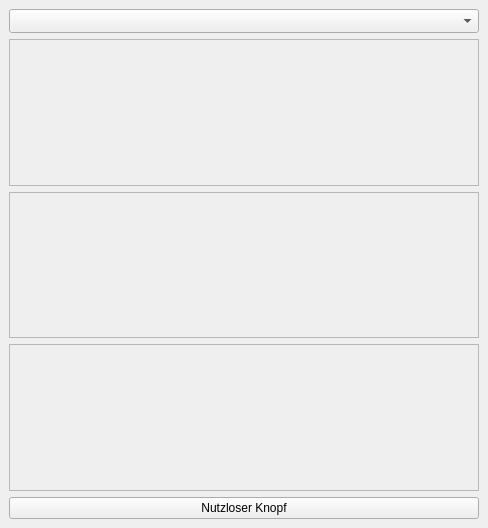
<?xml version="1.0" encoding="UTF-8"?>
<ui version="4.0">
 <class>frame</class>
 <widget class="QFrame" name="frame">
  <property name="geometry">
   <rect>
    <x>0</x>
    <y>0</y>
    <width>488</width>
    <height>528</height>
   </rect>
  </property>
  <property name="windowTitle">
   <string>Frame</string>
  </property>
  <property name="frameShape">
   <enum>QFrame::NoFrame</enum>
  </property>
  <layout class="QGridLayout" name="gridLayout">
   <property name="leftMargin">
    <number>0</number>
   </property>
   <property name="topMargin">
    <number>0</number>
   </property>
   <property name="rightMargin">
    <number>0</number>
   </property>
   <property name="bottomMargin">
    <number>0</number>
   </property>
   <property name="spacing">
    <number>0</number>
   </property>
   <item row="0" column="0">
    <widget class="QFrame" name="MainWidget">
     <property name="sizePolicy">
      <sizepolicy hsizetype="Preferred" vsizetype="Preferred">
       <horstretch>0</horstretch>
       <verstretch>0</verstretch>
      </sizepolicy>
     </property>
     <property name="frameShape">
      <enum>QFrame::NoFrame</enum>
     </property>
     <property name="frameShadow">
      <enum>QFrame::Plain</enum>
     </property>
     <layout class="QGridLayout" name="gridLayout_3">
      <item row="0" column="0">
       <widget class="QComboBox" name="DrD_Module_Test">
        <property name="sizeAdjustPolicy">
         <enum>QComboBox::AdjustToMinimumContentsLengthWithIcon</enum>
        </property>
       </widget>
      </item>
      <item row="3" column="0">
       <widget class="QFrame" name="Frame_ModuleThree">
        <property name="frameShape">
         <enum>QFrame::StyledPanel</enum>
        </property>
        <property name="frameShadow">
         <enum>QFrame::Raised</enum>
        </property>
       </widget>
      </item>
      <item row="1" column="0">
       <widget class="QFrame" name="Frame_ModuleTwo">
        <property name="frameShape">
         <enum>QFrame::StyledPanel</enum>
        </property>
        <property name="frameShadow">
         <enum>QFrame::Raised</enum>
        </property>
       </widget>
      </item>
      <item row="2" column="0">
       <widget class="QFrame" name="Frame_ModuleOne">
        <property name="frameShape">
         <enum>QFrame::StyledPanel</enum>
        </property>
        <property name="frameShadow">
         <enum>QFrame::Raised</enum>
        </property>
       </widget>
      </item>
      <item row="4" column="0">
       <widget class="QPushButton" name="Btn_UseLess">
        <property name="text">
         <string>Nutzloser Knopf</string>
        </property>
       </widget>
      </item>
     </layout>
    </widget>
   </item>
  </layout>
 </widget>
 <resources/>
 <connections/>
</ui>
